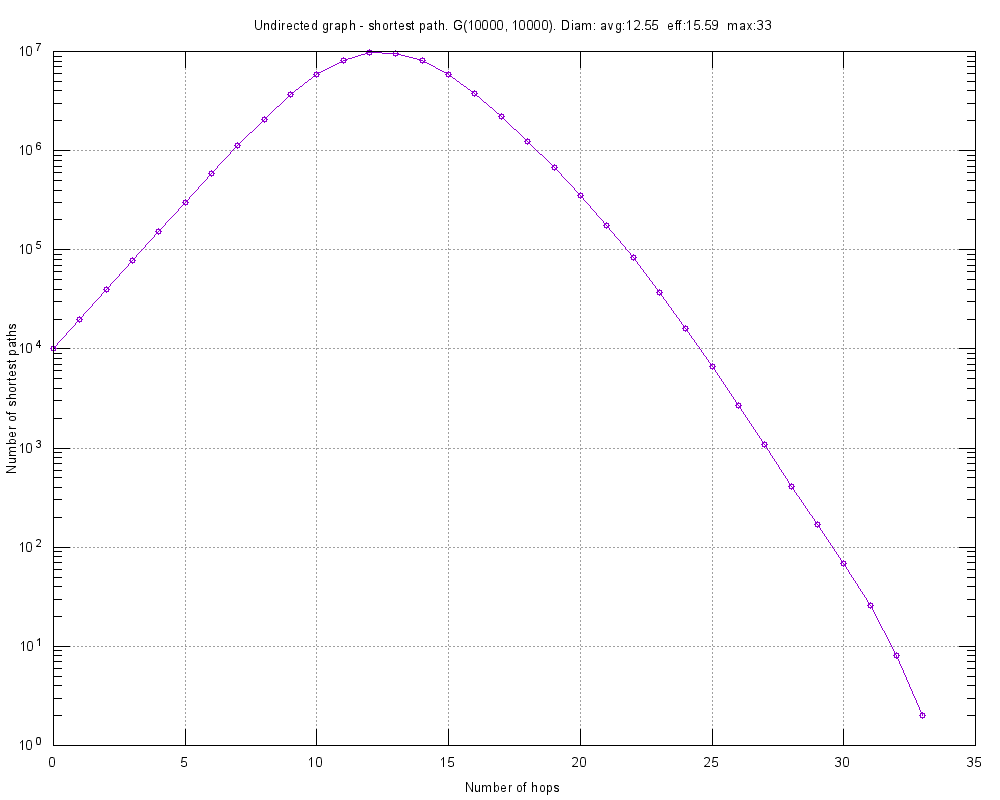

Source code (gnuplot):
#
# Undirected graph - shortest path. G(10000, 10000). Diam: avg:12.55  eff:15.59  max:33 (Sat Feb 18 14:43:47 2017)
#

set title "Undirected graph - shortest path. G(10000, 10000). Diam: avg:12.55  eff:15.59  max:33"
set key bottom right
set logscale y 10
set format y "10^{%L}"
set mytics 10
set grid
set xlabel "Number of hops"
set ylabel "Number of shortest paths"
set tics scale 2
set terminal png font arial 10 size 1000,800
set output 'diam.RandomNetworkShortestPath.png'
plot 	"diam.RandomNetworkShortestPath.tab" using 1:2 title "" with linespoints pt 6
